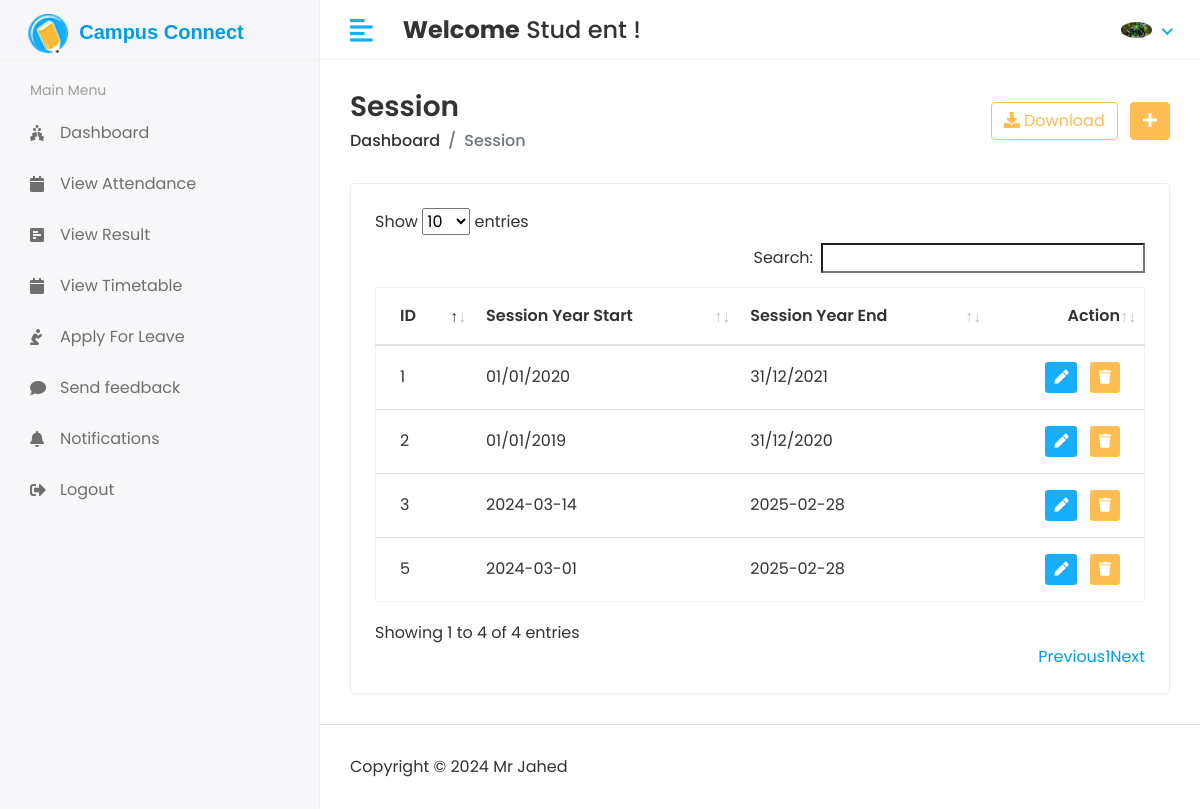
Screenshot of /Hod/Session/View (signed in) with the database file from the repository.
### app/models.py (models this page shows, shortened)
class CustomUser(AbstractUser):
    USER = (
        (1,'HOD'),
        (2,'STAFF'),
        (3,'STUDENT')
    )
    user_type = models.CharField(choices=USER, max_length=50, default=1)
    profile_pic = models.ImageField(upload_to='media/profile_pic')

class Session_Year(models.Model):
    session_start = models.CharField(max_length=100)
    session_end = models.CharField(max_length=100)

### Campus_Connect/Hod_Views.py (the view)
# urls.py: path('Hod/Session/View', Hod_Views.VIEW_SESSION, name='view_session'),
@login_required(login_url='/')
def VIEW_SESSION(request):
    session = Session_Year.objects.all()
    context = {
        'session' : session,
    }
    return render(request,'Hod/view_session.html',context)

### templates/Hod/view_session.html (shortened to what this page needs)
{% extends 'base.html' %}
{% block content %}
<div class="content container-fluid">
               <div class="page-header">
                  <div class="row align-items-center">
                     <div class="col">
                        <h3 class="page-title">Session</h3>
                        <ul class="breadcrumb">
                           <li class="breadcrumb-item"><a href="index.html">Dashboard</a></li>
                           <li class="breadcrumb-item active">Session</li>
                        </ul>
                     </div>
                     <div class="col-auto text-right float-right ml-auto">
                        <a href="#" class="btn btn-outline-primary mr-2"><i class="fas fa-download"></i> Download</a>
                        <a href="add-student.html" class="btn btn-primary"><i class="fas fa-plus"></i></a>
                     </div>
                  </div>
               </div>
               <div class="row">
                  <div class="col-sm-12">
                     <div class="card card-table">
                        <div class="card-body">
                           <div class="table-responsive">
                              <table id="table_id" class="table table-hover table-center mb-0">
                                 <thead>
                                    <tr>
                                       <th>ID</th>
                                       <th>Session Year Start</th>
                                       <th>Session Year End</th>
                                       <th class="text-right">Action</th>
                                    </tr>
                                 </thead>
                                 <tbody>
                                 {% for i in session %}
                                    <tr>
                                       <td>{{i.id}}</td>
                                       <td>{{i.session_start}}</td>
                                       <td>{{i.session_end}}</td>
                                       <td class="text-right">
                                          <div class="actions">
                                             <a href="{% url 'edit_session' i.id %}" class="btn btn-sm bg-success-light mr-2">
                                             <i class="fas fa-pen"></i>
                                             </a>
                                             <a href="{% url 'delete_session' i.id %}" class="btn btn-sm bg-danger-light">
                                             <i class="fas fa-trash"></i>
                                             </a>
                                          </div>
                                       </td>
                                    </tr>
                                 {% endfor %}
                                 </tbody>
                              </table>
                           </div>
                        </div>
                     </div>
                  </div>
               </div>
            </div>
{% endblock %}

### templates/Includes/header.html (shortened to what this page needs)
{% load static %}
<div class="header">
            <div class="header-left">
                  <a href="index.html" class="logo mt-2 ml-2">
                     <span style="display: inline-block;">
                        <img src="{% static 'assets/img/favicon.png' %}" alt="Logo" style="display: inline-block; width: 40px; height: 40px;">
                        <h5 style="display: inline-block; margin-left: 7px; font-family: Arial, sans-serif; font-size: 20px; font-weight: bold;">Campus Connect</h5>
                     </span>
                  </a>
            </div>
            <a href="javascript:void(0);" id="toggle_btn">
            <i class="fas fa-align-left"></i>
            </a>
            <div class="top-nav-search mt-3">
               <h4><strong>Welcome</strong>&nbsp;<span>{{user.first_name}} {{user.last_name}}</span>&nbsp;!</h4>
            </div>
            <ul class="nav user-menu">
               <li class="nav-item dropdown noti-dropdown">
                  <a href="#" class="dropdown-toggle nav-link" data-toggle="dropdown">
                  </a>
               </li>
               <li class="nav-item dropdown has-arrow">
                  <a href="#" class="dropdown-toggle nav-link" data-toggle="dropdown">
                     {% if user.profile_pic == '' %}
                        <span class="user-img"><img class="rounded-circle" src="{% static 'assets/img/noimg.jpg' %}" width="31" alt="User Image"></span>
                     {% else %}
                        <span class="user-img"><img class="rounded-circle" src="/{{user.profile_pic}}" width="31" alt="Ryan Taylor"></span>
                     {% endif %}
                  </a>
               </li>
            </ul>
         </div>

### static/assets/css/style.css (style rules this page uses)
html { height: 100%; }
body { background-color: #fff; color: #333; font-family: 'Poppins', sans-serif; font-size: 1rem; height: 100%; line-height: 1.5; overflow-x: hidden; }
h1, h2, h3, h4, h5, h6 { font-family: 'Poppins', sans-serif; margin-top: 0; }
a { color: #009ce7; }
input, button, a { transition: all 0.4s ease; -moz-transition: all 0.4s ease; -o-transition: all 0.4s ease; -ms-transition: all 0.4s ease; -webkit-transition: all 0.4s ease; }
ul, ol { padding: 0px; list-style: none; }
.table { color: #333; max-width: 100%; margin-bottom: 0; width: 100%; }
.table.dataTable { border-collapse: collapse !important; border: 1px solid rgba(0, 0, 0, 0.05); }
.table thead tr th { font-weight: 600; }
.table tbody tr { border-bottom: 1px solid rgba(0, 0, 0, 0.05); }
.table.table-center td, .table.table-center th { vertical-align: middle; }
.card-table .card-body .table > thead > tr > th { border-top: 0; }
.card-table .card-body .table tr td:first-child, .card-table .card-body .table tr th:first-child { padding-left: 1.5rem; }
.card-table .card-body .table tr td:last-child, .card-table .card-body .table tr th:last-child { padding-right: 1.5rem; }
.card-table .table td, .card-table .table th { border-top: 1px solid #e2e5e8; padding: 1rem 0.75rem; white-space: nowrap; }
.btn-primary { background-color: #FFBC53; border: 1px solid #FFBC53; }
.btn-outline-primary { color: #FFBC53; border-color: #FFBC53; }
.card { border: 1px solid #ececf5; box-shadow: 0 1px 3px 0 rgba(0, 0, 0, 0.03); margin-bottom: 1.875rem; }
.card-body { padding: 1.5rem; }
.bg-danger-light { background-color:#FFBC53 !important; color:#fff !important; }
.bg-success-light { background-color: #18aefa; color: #fff; }
.header { background-color: #fff; border-bottom: 1px solid #f3f3f4; left: 0; position: fixed; right: 0; top: 0; z-index: 1001; height: 60px; }
.header .header-left { float: left; height: 60px; padding: 0 20px; position: relative; width: 320px; z-index: 1; transition: all 0.2s ease-in-out; background-color: #f7f7fa; border-bottom: 1px solid #efefef; border-right: 1px solid #ececf5; display: flex; align-items: center; }
.header .header-left .logo { display: inline-block; line-height: 60px; }
.header .header-left .logo img { max-height: 40px; width: auto; }
.header .dropdown-toggle:after { display: none; }
.header .has-arrow .dropdown-toggle:after { border-top: 0; border-left: 0; border-bottom: 2px solid #18aefa; border-right: 2px solid #18aefa; content: ''; height: 8px; display: inline-block; pointer-events: none; -webkit-transform-origin: 66% 66%; -ms-transform-origin: 66% 66%; transform-origin: 66% 66%; -webkit-transform: rotate(45deg); -ms-transform: rotate(45deg); transform: rotate(45deg); -webkit-transition: all 0.15s ease-in-out; transition: all 0.15s ease-in-out; width: 8px; vertical-align: 0px; }
.user-menu { float: right; margin: 0; position: relative; z-index: 99; padding-right: 15px; }
.user-menu.nav > li > a { color: #a0a0a0; font-size: 14px; line-height: 58px; padding: 0 15px; height: 60px; }
.user-img { margin-right: 3px; position: relative; }
.top-nav-search { float: left; margin-left: 15px; }
.page-wrapper > .content { padding: 1.875rem 1.875rem 0; }
.page-header { margin-bottom: 1.875rem; }
.page-header .breadcrumb { background-color: transparent; color: #6c757d; font-size: 1rem; font-weight: 500; margin-bottom: 0; padding: 0; }
.page-header .breadcrumb a { color: #333; }
.page-title { font-size: 28px; font-weight: 600; color: #333; margin-bottom: 5px; }
@media (min-width: 992px) { #toggle_btn { align-items: center; color: #18aefa; display: inline-flex; float: left; font-size: 26px; height: 60px; justify-content: center; margin-left: 15px; padding: 0 15px; } }

### rows the page displays
CustomUser: first_name "Stud", last_name "ent", profile_pic (picture)
Session_Year: id "1", session_start "01/01/2020", session_end "31/12/2021"
Session_Year: id "2", session_start "01/01/2019", session_end "31/12/2020"
Session_Year: id "3", session_start "2024-03-14", session_end "2025-02-28"
Session_Year: id "5", session_start "2024-03-01", session_end "2025-02-28"
